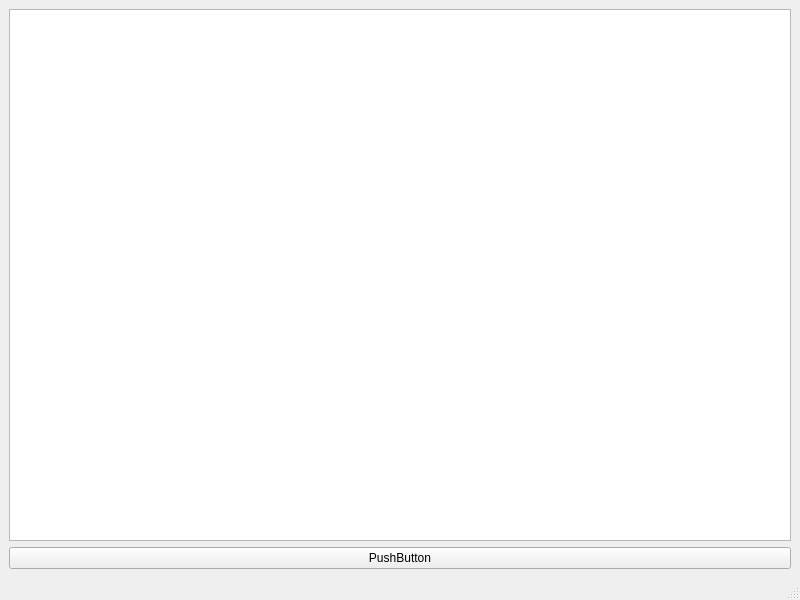
<?xml version="1.0" encoding="UTF-8"?>
<ui version="4.0">
 <class>MainWindow</class>
 <widget class="QMainWindow" name="MainWindow">
  <property name="geometry">
   <rect>
    <x>0</x>
    <y>0</y>
    <width>800</width>
    <height>600</height>
   </rect>
  </property>
  <property name="windowTitle">
   <string>MainWindow</string>
  </property>
  <widget class="QWidget" name="centralwidget">
   <layout class="QGridLayout" name="gridLayout">
    <item row="0" column="0">
     <layout class="QHBoxLayout" name="horizontalLayout">
      <item>
       <widget class="QTextEdit" name="textEdit"/>
      </item>
     </layout>
    </item>
    <item row="1" column="0">
     <widget class="QPushButton" name="pushButton">
      <property name="sizePolicy">
       <sizepolicy hsizetype="Minimum" vsizetype="Fixed">
        <horstretch>0</horstretch>
        <verstretch>0</verstretch>
       </sizepolicy>
      </property>
      <property name="text">
       <string>PushButton</string>
      </property>
     </widget>
    </item>
   </layout>
  </widget>
  <widget class="QMenuBar" name="menubar">
   <property name="geometry">
    <rect>
     <x>0</x>
     <y>0</y>
     <width>800</width>
     <height>20</height>
    </rect>
   </property>
  </widget>
  <widget class="QStatusBar" name="statusbar"/>
 </widget>
 <resources/>
 <connections/>
</ui>
